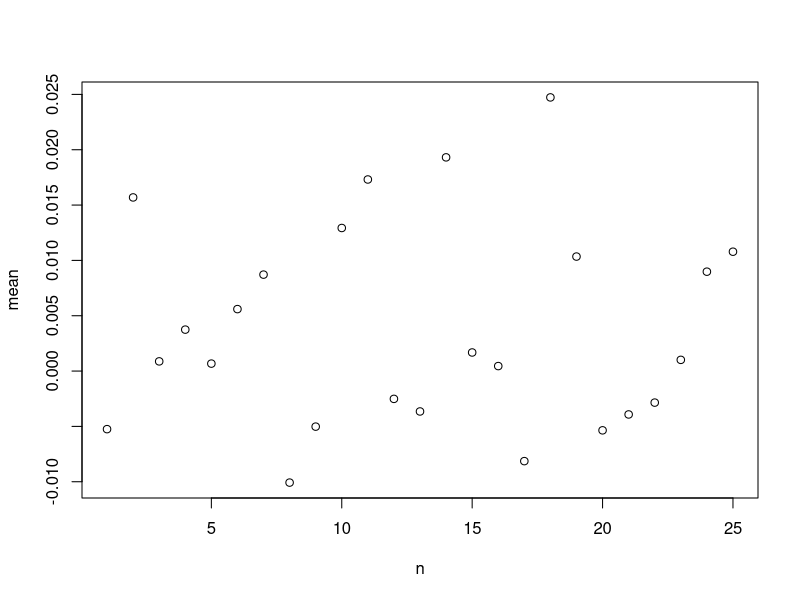
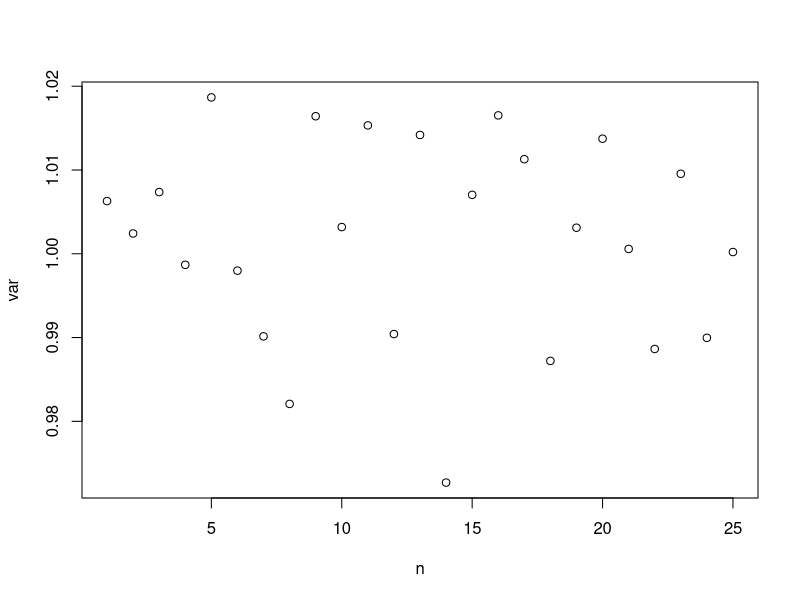

Generate these figures, in order, with R:
## ---- chunk 1
N = 1e4 #number of generated values
stop = 25

mean <- rep(0, times = stop)
var <- rep(0, times = stop)

for(n in 1:stop){
  M <- matrix(data=runif(N*n), nrow=n, ncol=N)
  approx <- sqrt(12/n) * (apply(M, MARGIN=2, FUN=sum) - n/2)
  mean[n] <- mean(approx)
  var[n] <- var(approx)
}

n <- c(1:stop)
plot(n, mean)
plot(n, var)
#hist(approx, prob=TRUE)
#qqnorm(approx)
